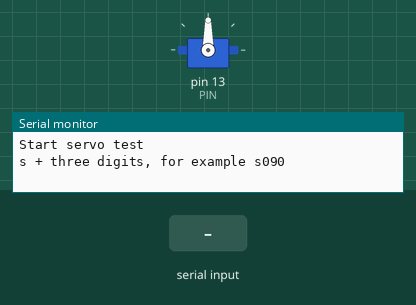
This sketch was run on a simulated Arduino Uno, built with avr-gcc and run on an emulated ATmega328P. Parts: servo, the last lines printed to the serial monitor. The inputs (shaded band) are chosen by the test bench.

Above: at 1.2 s.
1.3 s: "s90\n" received over Serial
At 2.1 s:
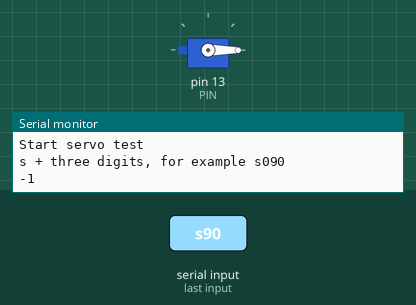
Timing chart, 0 to 4.3 s (numbered marks = the images above; inputs shaded):
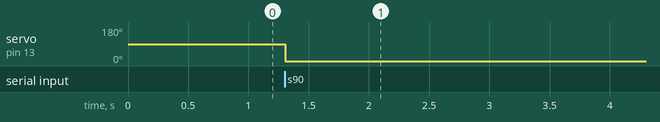

The sketch:

servo_command.ino
```cpp
// Command for Continuous Rotation Servo
// 2016-04-20 K.OHWADA @ FabLab Kannai
// Command to specify the rotation direction and speed
// Usage
//   s + three digits
//   s000 : clockwide full speed
//   s090 : stop
//   s180 : anticlockwide full speed
#include <Servo.h>
#define ERR -1       // Error
Servo myservo;
int PIN = 13;
void setup() {
    Serial.begin(9600);
    Serial.println("Start servo test");
    Serial.println("s + three digits, for example s090");
    myservo.attach(PIN);
    myservo.write(90);
}
void loop() {
    char c;
    if( Serial.available() ) {
        c = Serial.read();
        command( c );
    }
}
void command( int c ) {
    if ( c == 's' ) {
	int speed = readThreeDigit(180);
	Serial.println(speed);
	myservo.write(speed);
    }
}
// Read ASCII three digits
int readThreeDigit(int maximum) {
    int buf, digit;
    buf = readOneDigit();
    if(buf != ERR) { // first
        digit = buf * 100;
        buf = readOneDigit();
        if(buf != ERR) { // second
            digit += buf * 10;
            buf = readOneDigit();
            if(buf != ERR) { // third
                digit += buf;
                if(digit <= maximum) {
                    buf = digit;
                } else {
                    buf = ERR;
                }
            } // third
        } // second
    } // first
    return buf;
}
// Read ASCII one digit
int readOneDigit() {
    int buf;
    while(!Serial.available()) {}
        buf = Serial.read() - 48;
        if(buf < 0 || 9 < buf){
            buf = ERR;
    }
    return buf;
}
```

Measured:
- after the input at 1.3 s, servo on pin 13 (PIN): 90° → 0° at once
